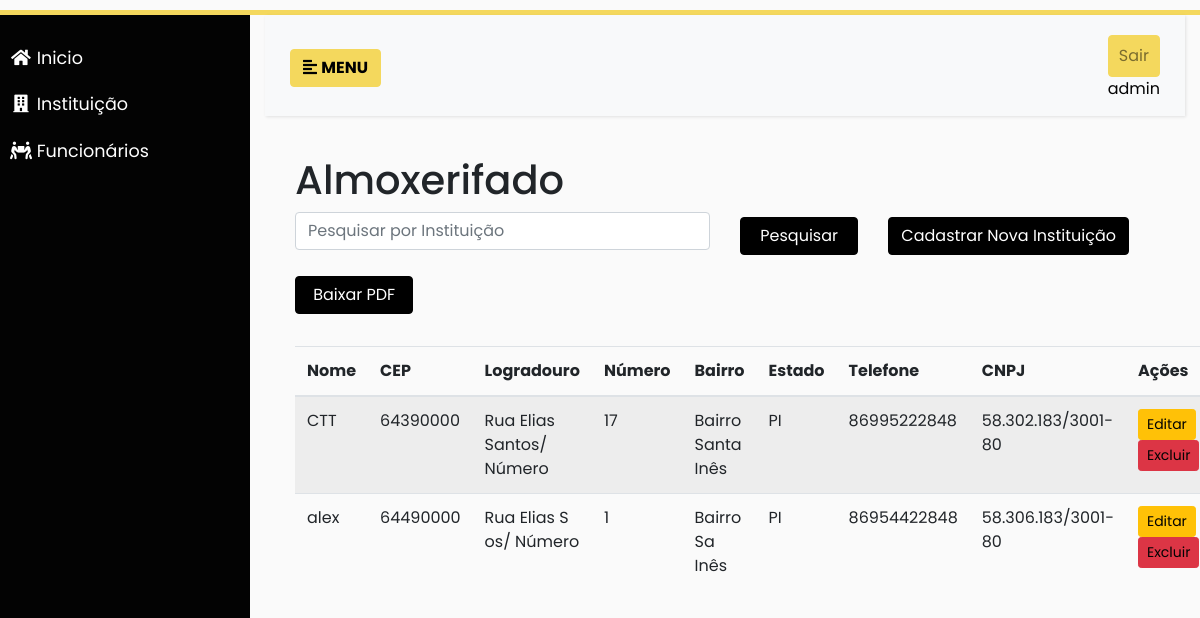
Screenshot of /instituicao/ (signed in) with the database file from the repository.
### almoxarifado/models.py (models this page shows, shortened)
class Instituicao(models.Model):
    nome = models.CharField(max_length=100)
    cep = models.CharField(max_length=9)
    logradouro = models.CharField(max_length=200)
    numero = models.CharField(max_length=10)
    bairro = models.CharField(max_length=100)
    cidade = models.CharField(max_length=100)
    estado = models.CharField(max_length=2)
    telefone = models.CharField(max_length=20)
    cnpj = models.CharField(max_length=18, unique=True)

### almoxarifado/views/instituicao.py (the view)
# urls.py: path('instituicao/', views.lista_instituicao, name='lista_instituicao'),
@login_required
def lista_instituicao(request):
    q = request.GET.get('q', '').strip()
    instituicoes = Instituicao.objects.all()
    if q:
        instituicoes = instituicoes.filter(Q(nome__icontains=q))
    paginator = Paginator(instituicoes, 10)  # 10 instituições por página
    page_number = request.GET.get('page')
    page_obj = paginator.get_page(page_number)
    return render(request, 'instituicao/lista.html', {'instituicoes': page_obj, 'page_obj': page_obj})

### almoxarifado/templates/instituicao/lista.html (shortened to what this page needs)
{% extends 'base.html' %} {% load static %} {% block content %}
<h1>Almoxerifado</h1>
<div>
  <div>
    <form method="get">
  <div class="row mb-4">
    <div class="col-md-6 mb-2">
      <input
        type="text"
        name="q"
        class="form-control"
        placeholder="Pesquisar por Instituição"
        value="{{ request.GET.q }}"
      />
    </div>
    <div class="col-lg-2 mb-3">
      <button type="submit" class="btn btn-primary colorprimarybtn">
        Pesquisar
      </button>
    </div>
    <div class="col-lg-3 mb-3">
      <a
        href="{% url 'add_instituicao' %}"
        class="btn btn-primary colorprimarybtn"
        >Cadastrar Nova Instituição</a
      >
    </div>
    <div class="col-lg-2 mb-2">
      <a href="{% url 'pdf_instituicao' %}" class="btn btn-primary colorprimarybtn"
        >Baixar PDF</a
      >
    </div>
  </div>
</form>
    <div>
      <table class="table table-striped">
        <thead>
          <tr>
            <th>Nome</th>
            <th>CEP</th>
            <th>Logradouro</th>
            <th>Número</th>
            <th>Bairro</th>
            <th>Estado</th>
            <th>Telefone</th>
            <th>CNPJ</th>
            <th>Ações</th>
          </tr>
        </thead>
        <tbody>
          {% for instituicao in instituicoes %}
          <tr>
            <td>{{ instituicao.nome }}</td>
            <td>{{ instituicao.cep }}</td>
            <td>{{ instituicao.logradouro }}</td>
            <td>{{ instituicao.numero }}</td>
            <td>{{ instituicao.bairro }}</td>
            <td>{{ instituicao.estado }}</td>
            <td>{{ instituicao.telefone }}</td>
            <td>{{ instituicao.cnpj }}</td>
            <td>
              <a
                href="{% url 'editar-instituicao' instituicao.pk %}"
               class="btn btn-sm btn-warning"
                >Editar</a
              >
              <a
                href="{% url 'excluir-instituicao' instituicao.pk %}"
                class="btn btn-sm btn-danger"
                >Excluir</a
              >
            </td>
          </tr>
          {% empty %}
          <tr>
            <td colspan="9" class="text-center">
              Nenhuma instituição cadastrada
            </td>
          </tr>
          {% endfor %}
        </tbody>
      </table>
    </div>
  </div>
</div>
{% endblock content %}

### almoxarifado/templates/base.html (shortened to what this page needs)
{% load static %}
<!DOCTYPE html>
<html lang="pt-br">
  <head>
    <link
      rel="stylesheet"
      href="https://maxcdn.bootstrapcdn.com/bootstrap/4.0.0/css/bootstrap.min.css"
    />
    <link
      rel="stylesheet"
      href="https://use.fontawesome.com/releases/v5.7.0/css/all.css"
    />
    <link rel="stylesheet" href="{% static 'css/style.css' %}" />
    <link rel="stylesheet" href="#" />
  </head>
  <body>
    <div class="wrapper">
      <nav id="sidebar">
        <ul class="list-unstyled components" class="menulink">
          <li>
            <a href="{% url 'inicio' %}" class="menulink"
              ><i class="fa fa-home fa-fw"></i> Inicio</a
            >
          </li>
          <li>
            <a href="{% url 'lista_instituicao' %}" class="menulink"
              ><i class="fa fa-building fa-fw"></i> Instituição
            </a>
          </li>
          <li>
            <a href="{% url 'lista_funcionario' %}" class="menulink"
              ><i class="fa fa-people-carry fa-fw"></i> Funcionários</a
            >
          </li>
        </ul>
        <ul class="list-unstyled sairmenubtn color-principal-escura">
        </ul>
      </nav>
      <div class="content container-fluid">
        <nav class="navbar navbar-expand-lg navbar-light bg-light">
          <div class="container-fluid">
            <button type="button" id="sidebarCollapse" class="btn color-menu">
              <i class="fas fa-align-left"></i>
              <span> <b>MENU</b></span>
            </button>
            <div class="collapse navbar-collapse" id="navbarSupportedContent">
              <ul class="nav navbar-nav ml-auto">
                <li class="nav-item ">
                    <a class="nav-link btn color-menu" href="{% url 'logout' %}">Sair</a>
                    <a href="#">{{ request.user.get_full_name|default:request.user.username }}</a>
                </li>
              </ul>
            </div>
          </div>
        </nav>
        <div class="content container-fluid">
          <div class="container-fluid">{% block content %}{% endblock %}</div>
        </div>
      </div>
    </div>
  </body>
</html>

### static/css/style.css (style rules this page uses)
:root { --colorbasic: #030303; --colorbasic2: #000000; --colortext: #FFF; --colortext-menu: #FFF; }
body { font-family: 'Poppins', sans-serif; background: #fafafa; height: 100%; }
#sidebar { min-width: 250px; max-width: 250px; min-height: 100vb; background: var(--colorbasic); color: var(--colortext); transition: all 0.3s; }
#sidebar ul.components { padding: 20px 0; background-color: var(--colorbasic); border-color: var(--colorbasic2) !important; }
#sidebar ul li a { padding: 10px; font-size: 1.1em; display: block; }
.color-principal-escura { background-color: var(--colorbasic); border-color: var(--colorbasic) !important; }
.colorprimarybtn { background-color: var(--colorbasic2); border-color: var(--colorbasic2) !important; color: var(--colortext); margin-top: 5px; min-width: 100%; }
.color-menu { background-color: #f4d85d; border-color: #f4d85d !important; color: #000; margin-top: 5px; }
a.colorprimarybtn:link, a.colorprimarybtn:visited { text-decoration: none; color: var(--colortext); }
a, a:hover, a:focus { color: inherit; text-decoration: none; transition: all 0.3s; }
a:link, a:visited { text-decoration: none; color: var(--colorbasic); }
a.menulink:link, a.menulink:visited { text-decoration: none; color: var(--colortext-menu); }
.navbar { padding: 15px 10px; background: #fff; border: none; border-radius: 0; margin-bottom: 40px; box-shadow: 1px 1px 3px rgba(0, 0, 0, 0.1); }
.wrapper { position:absolute; margin-top: 10px; border-top: 5px solid; border-bottom: 5px solid; border-color: #f4d85d; display: flex; width: 100%; align-items: stretch; }
.sairmenubtn { padding: 10px; margin-bottom: 50px; }
.table-striped tr { min-width: 200px; }
.container-fluid { min-width: 300px; }

### rows the page displays
Instituicao: nome "CTT", cep "64390000", logradouro "Rua Elias Santos/ Número", numero "17", bairro "Bairro Santa Inês", estado "PI", telefone "86995222848", cnpj "58.302.183/3001-80"
Instituicao: nome "alex", cep "64490000", logradouro "Rua Elias S os/ Número", numero "1", bairro "Bairro Sa Inês", estado "PI", telefone "86954422848", cnpj "58.306.183/3001-80"

### other values shown
{{ request.user.get_full_name|default:request.user.username }} "admin"
